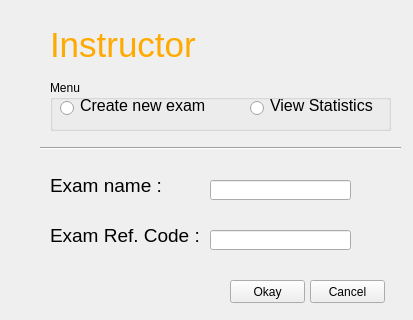
<?xml version="1.0" encoding="UTF-8"?>
<ui version="4.0">
 <class>Teacher</class>
 <widget class="QMainWindow" name="Teacher">
  <property name="geometry">
   <rect>
    <x>0</x>
    <y>0</y>
    <width>413</width>
    <height>320</height>
   </rect>
  </property>
  <property name="windowTitle">
   <string>Instructor session</string>
  </property>
  <widget class="QWidget" name="centralwidget">
   <widget class="QLabel" name="label">
    <property name="geometry">
     <rect>
      <x>50</x>
      <y>20</y>
      <width>221</width>
      <height>51</height>
     </rect>
    </property>
    <property name="font">
     <font>
      <family>Ubuntu</family>
      <pointsize>18</pointsize>
     </font>
    </property>
    <property name="text">
     <string>&lt;html&gt;&lt;head/&gt;&lt;body&gt;&lt;p&gt;&lt;span style=&quot; font-size:26pt; color:#ffaa00;&quot;&gt;Instructor&lt;/span&gt;&lt;/p&gt;&lt;/body&gt;&lt;/html&gt;</string>
    </property>
   </widget>
   <widget class="QLineEdit" name="textExamName">
    <property name="geometry">
     <rect>
      <x>210</x>
      <y>180</y>
      <width>141</width>
      <height>20</height>
     </rect>
    </property>
   </widget>
   <widget class="QLabel" name="label_5">
    <property name="geometry">
     <rect>
      <x>50</x>
      <y>170</y>
      <width>131</width>
      <height>31</height>
     </rect>
    </property>
    <property name="font">
     <font>
      <family>Ubuntu</family>
      <pointsize>10</pointsize>
     </font>
    </property>
    <property name="text">
     <string>&lt;html&gt;&lt;head/&gt;&lt;body&gt;&lt;p&gt;&lt;span style=&quot; font-size:14pt; color:#000000;&quot;&gt;Exam name :&lt;/span&gt;&lt;/p&gt;&lt;/body&gt;&lt;/html&gt;</string>
    </property>
   </widget>
   <widget class="Line" name="line">
    <property name="geometry">
     <rect>
      <x>40</x>
      <y>140</y>
      <width>361</width>
      <height>16</height>
     </rect>
    </property>
    <property name="orientation">
     <enum>Qt::Horizontal</enum>
    </property>
   </widget>
   <widget class="QLineEdit" name="textRefCode">
    <property name="geometry">
     <rect>
      <x>210</x>
      <y>230</y>
      <width>141</width>
      <height>20</height>
     </rect>
    </property>
    <property name="text">
     <string/>
    </property>
   </widget>
   <widget class="QLabel" name="label_6">
    <property name="geometry">
     <rect>
      <x>50</x>
      <y>220</y>
      <width>151</width>
      <height>31</height>
     </rect>
    </property>
    <property name="font">
     <font>
      <family>Ubuntu</family>
      <pointsize>10</pointsize>
     </font>
    </property>
    <property name="text">
     <string>&lt;html&gt;&lt;head/&gt;&lt;body&gt;&lt;p&gt;&lt;span style=&quot; font-size:14pt; color:#000000;&quot;&gt;Exam Ref. Code :&lt;/span&gt;&lt;/p&gt;&lt;/body&gt;&lt;/html&gt;</string>
    </property>
   </widget>
   <widget class="QPushButton" name="okayButton">
    <property name="geometry">
     <rect>
      <x>230</x>
      <y>280</y>
      <width>75</width>
      <height>23</height>
     </rect>
    </property>
    <property name="text">
     <string>Okay</string>
    </property>
   </widget>
   <widget class="QPushButton" name="cancelButton">
    <property name="geometry">
     <rect>
      <x>310</x>
      <y>280</y>
      <width>75</width>
      <height>23</height>
     </rect>
    </property>
    <property name="text">
     <string>Cancel</string>
    </property>
   </widget>
   <widget class="QGroupBox" name="groupBox">
    <property name="geometry">
     <rect>
      <x>50</x>
      <y>80</y>
      <width>341</width>
      <height>51</height>
     </rect>
    </property>
    <property name="font">
     <font>
      <family>Ubuntu</family>
     </font>
    </property>
    <property name="title">
     <string>Menu</string>
    </property>
    <widget class="QRadioButton" name="radioButton_create">
     <property name="geometry">
      <rect>
       <x>10</x>
       <y>20</y>
       <width>16</width>
       <height>16</height>
      </rect>
     </property>
     <property name="text">
      <string/>
     </property>
    </widget>
    <widget class="QLabel" name="label_4">
     <property name="geometry">
      <rect>
       <x>30</x>
       <y>10</y>
       <width>131</width>
       <height>31</height>
      </rect>
     </property>
     <property name="font">
      <font>
       <family>Ubuntu</family>
       <pointsize>10</pointsize>
      </font>
     </property>
     <property name="text">
      <string>&lt;html&gt;&lt;head/&gt;&lt;body&gt;&lt;p&gt;&lt;span style=&quot; font-size:12pt; color:#000000;&quot;&gt;Create new exam&lt;/span&gt;&lt;/p&gt;&lt;/body&gt;&lt;/html&gt;</string>
     </property>
    </widget>
    <widget class="QRadioButton" name="radioButton_view">
     <property name="geometry">
      <rect>
       <x>200</x>
       <y>20</y>
       <width>16</width>
       <height>16</height>
      </rect>
     </property>
     <property name="text">
      <string/>
     </property>
    </widget>
    <widget class="QLabel" name="label_7">
     <property name="geometry">
      <rect>
       <x>220</x>
       <y>10</y>
       <width>131</width>
       <height>31</height>
      </rect>
     </property>
     <property name="font">
      <font>
       <family>Ubuntu</family>
       <pointsize>10</pointsize>
      </font>
     </property>
     <property name="text">
      <string>&lt;html&gt;&lt;head/&gt;&lt;body&gt;&lt;p&gt;&lt;span style=&quot; font-size:12pt; color:#000000;&quot;&gt;View Statistics&lt;/span&gt;&lt;/p&gt;&lt;/body&gt;&lt;/html&gt;</string>
     </property>
    </widget>
   </widget>
  </widget>
  <action name="actionCreate_new_exam">
   <property name="text">
    <string>Create new exam</string>
   </property>
  </action>
  <action name="actionView_previous_exam">
   <property name="text">
    <string>View previous exam</string>
   </property>
  </action>
 </widget>
 <resources>
  <include location="resource.qrc"/>
 </resources>
 <connections/>
</ui>
